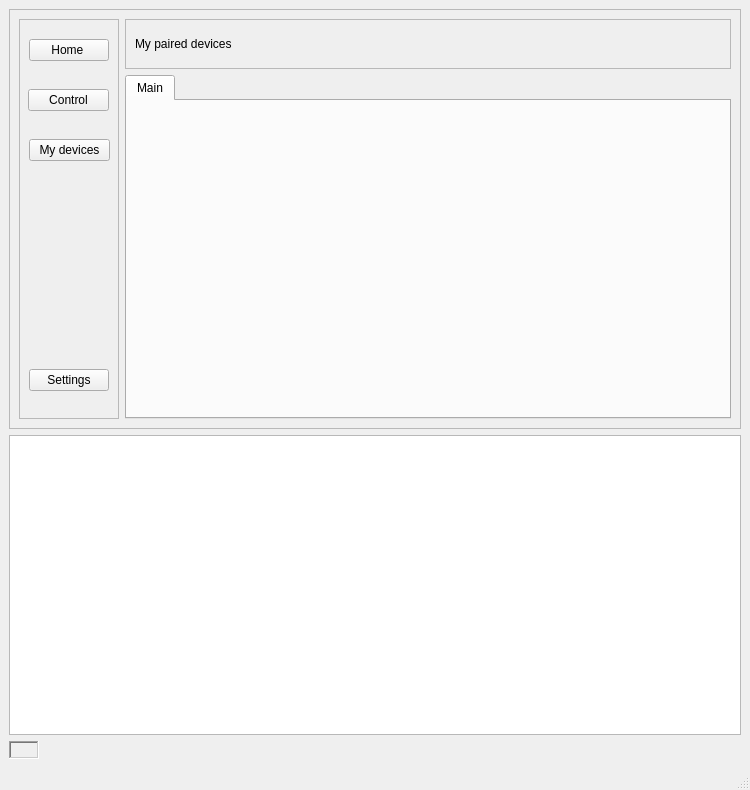
<?xml version="1.0" encoding="UTF-8"?>
<ui version="4.0">
 <class>MainWindow</class>
 <widget class="QMainWindow" name="MainWindow">
  <property name="geometry">
   <rect>
    <x>0</x>
    <y>0</y>
    <width>750</width>
    <height>790</height>
   </rect>
  </property>
  <property name="minimumSize">
   <size>
    <width>750</width>
    <height>790</height>
   </size>
  </property>
  <property name="maximumSize">
   <size>
    <width>750</width>
    <height>790</height>
   </size>
  </property>
  <property name="windowTitle">
   <string>Matter-Controller</string>
  </property>
  <widget class="QWidget" name="centralwidget">
   <layout class="QVBoxLayout" name="verticalLayout">
    <item>
     <widget class="QFrame" name="frame">
      <property name="minimumSize">
       <size>
        <width>0</width>
        <height>400</height>
       </size>
      </property>
      <property name="frameShape">
       <enum>QFrame::StyledPanel</enum>
      </property>
      <property name="frameShadow">
       <enum>QFrame::Raised</enum>
      </property>
      <layout class="QHBoxLayout" name="horizontalLayout">
       <item>
        <widget class="QFrame" name="frame_3">
         <property name="minimumSize">
          <size>
           <width>100</width>
           <height>100</height>
          </size>
         </property>
         <property name="maximumSize">
          <size>
           <width>100</width>
           <height>16777215</height>
          </size>
         </property>
         <property name="frameShape">
          <enum>QFrame::StyledPanel</enum>
         </property>
         <property name="frameShadow">
          <enum>QFrame::Raised</enum>
         </property>
         <widget class="QPushButton" name="Home_btn">
          <property name="geometry">
           <rect>
            <x>10</x>
            <y>20</y>
            <width>80</width>
            <height>22</height>
           </rect>
          </property>
          <property name="text">
           <string>Home </string>
          </property>
         </widget>
         <widget class="QPushButton" name="Control_btn">
          <property name="geometry">
           <rect>
            <x>9</x>
            <y>70</y>
            <width>81</width>
            <height>22</height>
           </rect>
          </property>
          <property name="text">
           <string>Control</string>
          </property>
         </widget>
         <widget class="QPushButton" name="settings_btn">
          <property name="geometry">
           <rect>
            <x>10</x>
            <y>350</y>
            <width>80</width>
            <height>22</height>
           </rect>
          </property>
          <property name="text">
           <string>Settings</string>
          </property>
         </widget>
         <widget class="QPushButton" name="mydevice_btn">
          <property name="geometry">
           <rect>
            <x>10</x>
            <y>120</y>
            <width>81</width>
            <height>22</height>
           </rect>
          </property>
          <property name="text">
           <string>My devices</string>
          </property>
         </widget>
        </widget>
       </item>
       <item>
        <widget class="QFrame" name="frame_4">
         <property name="frameShape">
          <enum>QFrame::NoFrame</enum>
         </property>
         <property name="frameShadow">
          <enum>QFrame::Raised</enum>
         </property>
         <layout class="QVBoxLayout" name="verticalLayout_4">
          <property name="leftMargin">
           <number>0</number>
          </property>
          <property name="topMargin">
           <number>0</number>
          </property>
          <property name="rightMargin">
           <number>0</number>
          </property>
          <property name="bottomMargin">
           <number>0</number>
          </property>
          <item>
           <widget class="QStackedWidget" name="stackedWidget">
            <property name="frameShape">
             <enum>QFrame::NoFrame</enum>
            </property>
            <property name="currentIndex">
             <number>2</number>
            </property>
            <widget class="QWidget" name="Home">
             <layout class="QVBoxLayout" name="verticalLayout_10">
              <property name="leftMargin">
               <number>0</number>
              </property>
              <property name="topMargin">
               <number>0</number>
              </property>
              <property name="rightMargin">
               <number>0</number>
              </property>
              <property name="bottomMargin">
               <number>0</number>
              </property>
              <item>
               <widget class="QFrame" name="frame_5">
                <property name="maximumSize">
                 <size>
                  <width>16777215</width>
                  <height>50</height>
                 </size>
                </property>
                <property name="frameShape">
                 <enum>QFrame::StyledPanel</enum>
                </property>
                <property name="frameShadow">
                 <enum>QFrame::Raised</enum>
                </property>
                <layout class="QVBoxLayout" name="verticalLayout_11">
                 <item>
                  <widget class="QLabel" name="label">
                   <property name="styleSheet">
                    <string notr="true">backround-color green</string>
                   </property>
                   <property name="text">
                    <string>Matter Controller (Using CHIP-TOOL)</string>
                   </property>
                   <property name="alignment">
                    <set>Qt::AlignCenter</set>
                   </property>
                  </widget>
                 </item>
                </layout>
               </widget>
              </item>
              <item>
               <widget class="QFrame" name="frame_10">
                <property name="frameShape">
                 <enum>QFrame::StyledPanel</enum>
                </property>
                <property name="frameShadow">
                 <enum>QFrame::Raised</enum>
                </property>
                <layout class="QVBoxLayout" name="verticalLayout_12">
                 <item>
                  <widget class="QLabel" name="label_3">
                   <property name="text">
                    <string/>
                   </property>
                   <property name="pixmap">
                    <pixmap resource="../resources/resources.qrc">:/images/matter-logo.png</pixmap>
                   </property>
                   <property name="scaledContents">
                    <bool>true</bool>
                   </property>
                  </widget>
                 </item>
                </layout>
               </widget>
              </item>
             </layout>
            </widget>
            <widget class="QWidget" name="Control">
             <layout class="QVBoxLayout" name="verticalLayout_3">
              <property name="leftMargin">
               <number>0</number>
              </property>
              <property name="topMargin">
               <number>0</number>
              </property>
              <property name="rightMargin">
               <number>0</number>
              </property>
              <property name="bottomMargin">
               <number>0</number>
              </property>
              <item>
               <widget class="QFrame" name="frame_6">
                <property name="minimumSize">
                 <size>
                  <width>0</width>
                  <height>50</height>
                 </size>
                </property>
                <property name="maximumSize">
                 <size>
                  <width>16777215</width>
                  <height>50</height>
                 </size>
                </property>
                <property name="frameShape">
                 <enum>QFrame::StyledPanel</enum>
                </property>
                <property name="frameShadow">
                 <enum>QFrame::Raised</enum>
                </property>
                <layout class="QHBoxLayout" name="horizontalLayout_2">
                 <item>
                  <widget class="QLabel" name="label_2">
                   <property name="text">
                    <string>Discover devices</string>
                   </property>
                  </widget>
                 </item>
                 <item>
                  <widget class="QPushButton" name="discover_btn">
                   <property name="minimumSize">
                    <size>
                     <width>30</width>
                     <height>30</height>
                    </size>
                   </property>
                   <property name="maximumSize">
                    <size>
                     <width>100</width>
                     <height>30</height>
                    </size>
                   </property>
                   <property name="text">
                    <string>discover</string>
                   </property>
                  </widget>
                 </item>
                </layout>
               </widget>
              </item>
              <item>
               <widget class="QScrollArea" name="scrollArea">
                <property name="frameShape">
                 <enum>QFrame::NoFrame</enum>
                </property>
                <property name="widgetResizable">
                 <bool>true</bool>
                </property>
                <widget class="QWidget" name="scrollAreaWidgetContents">
                 <property name="geometry">
                  <rect>
                   <x>0</x>
                   <y>0</y>
                   <width>606</width>
                   <height>325</height>
                  </rect>
                 </property>
                 <layout class="QVBoxLayout" name="verticalLayout_5">
                  <property name="spacing">
                   <number>0</number>
                  </property>
                  <property name="leftMargin">
                   <number>0</number>
                  </property>
                  <property name="topMargin">
                   <number>0</number>
                  </property>
                  <property name="rightMargin">
                   <number>0</number>
                  </property>
                  <property name="bottomMargin">
                   <number>0</number>
                  </property>
                  <item>
                   <widget class="QFrame" name="frame_7">
                    <property name="minimumSize">
                     <size>
                      <width>606</width>
                      <height>325</height>
                     </size>
                    </property>
                    <property name="frameShape">
                     <enum>QFrame::StyledPanel</enum>
                    </property>
                    <property name="frameShadow">
                     <enum>QFrame::Raised</enum>
                    </property>
                    <layout class="QGridLayout" name="gridLayout">
                     <property name="leftMargin">
                      <number>9</number>
                     </property>
                    </layout>
                   </widget>
                  </item>
                 </layout>
                </widget>
               </widget>
              </item>
             </layout>
            </widget>
            <widget class="QWidget" name="devices">
             <layout class="QVBoxLayout" name="verticalLayout_7">
              <property name="leftMargin">
               <number>0</number>
              </property>
              <property name="topMargin">
               <number>0</number>
              </property>
              <property name="rightMargin">
               <number>0</number>
              </property>
              <property name="bottomMargin">
               <number>0</number>
              </property>
              <item>
               <widget class="QFrame" name="frame_8">
                <property name="minimumSize">
                 <size>
                  <width>0</width>
                  <height>50</height>
                 </size>
                </property>
                <property name="maximumSize">
                 <size>
                  <width>16777215</width>
                  <height>50</height>
                 </size>
                </property>
                <property name="frameShape">
                 <enum>QFrame::StyledPanel</enum>
                </property>
                <property name="frameShadow">
                 <enum>QFrame::Raised</enum>
                </property>
                <layout class="QVBoxLayout" name="verticalLayout_8">
                 <item>
                  <widget class="QLabel" name="devicesW_label">
                   <property name="text">
                    <string>My paired devices</string>
                   </property>
                  </widget>
                 </item>
                </layout>
               </widget>
              </item>
              <item>
               <widget class="QFrame" name="frame_9">
                <property name="frameShape">
                 <enum>QFrame::NoFrame</enum>
                </property>
                <property name="frameShadow">
                 <enum>QFrame::Raised</enum>
                </property>
                <layout class="QVBoxLayout" name="verticalLayout_6">
                 <property name="spacing">
                  <number>0</number>
                 </property>
                 <property name="leftMargin">
                  <number>0</number>
                 </property>
                 <property name="topMargin">
                  <number>0</number>
                 </property>
                 <property name="rightMargin">
                  <number>0</number>
                 </property>
                 <property name="bottomMargin">
                  <number>0</number>
                 </property>
                 <item>
                  <widget class="QScrollArea" name="scrollArea_2">
                   <property name="minimumSize">
                    <size>
                     <width>606</width>
                     <height>325</height>
                    </size>
                   </property>
                   <property name="frameShape">
                    <enum>QFrame::NoFrame</enum>
                   </property>
                   <property name="widgetResizable">
                    <bool>true</bool>
                   </property>
                   <widget class="QWidget" name="scrollAreaWidgetContents_2">
                    <property name="geometry">
                     <rect>
                      <x>0</x>
                      <y>0</y>
                      <width>606</width>
                      <height>325</height>
                     </rect>
                    </property>
                    <layout class="QVBoxLayout" name="verticalLayout_9">
                     <property name="spacing">
                      <number>0</number>
                     </property>
                     <property name="leftMargin">
                      <number>0</number>
                     </property>
                     <property name="topMargin">
                      <number>0</number>
                     </property>
                     <property name="rightMargin">
                      <number>0</number>
                     </property>
                     <property name="bottomMargin">
                      <number>0</number>
                     </property>
                     <item>
                      <widget class="QTabWidget" name="tabWidget">
                       <property name="minimumSize">
                        <size>
                         <width>606</width>
                         <height>325</height>
                        </size>
                       </property>
                       <property name="currentIndex">
                        <number>0</number>
                       </property>
                       <widget class="QWidget" name="main_tab">
                        <attribute name="title">
                         <string>Main</string>
                        </attribute>
                        <layout class="QGridLayout" name="gridLayout_2"/>
                       </widget>
                      </widget>
                     </item>
                    </layout>
                   </widget>
                  </widget>
                 </item>
                </layout>
               </widget>
              </item>
             </layout>
            </widget>
           </widget>
          </item>
         </layout>
        </widget>
       </item>
      </layout>
     </widget>
    </item>
    <item>
     <widget class="QFrame" name="frame_2">
      <property name="maximumSize">
       <size>
        <width>870</width>
        <height>300</height>
       </size>
      </property>
      <property name="frameShape">
       <enum>QFrame::NoFrame</enum>
      </property>
      <property name="frameShadow">
       <enum>QFrame::Raised</enum>
      </property>
      <layout class="QVBoxLayout" name="verticalLayout_2">
       <property name="spacing">
        <number>0</number>
       </property>
       <property name="leftMargin">
        <number>0</number>
       </property>
       <property name="topMargin">
        <number>0</number>
       </property>
       <property name="rightMargin">
        <number>0</number>
       </property>
       <property name="bottomMargin">
        <number>0</number>
       </property>
       <item>
        <widget class="QTextBrowser" name="textBrowser">
         <property name="minimumSize">
          <size>
           <width>0</width>
           <height>300</height>
          </size>
         </property>
         <property name="maximumSize">
          <size>
           <width>16777215</width>
           <height>300</height>
          </size>
         </property>
        </widget>
       </item>
      </layout>
     </widget>
    </item>
    <item>
     <widget class="QLabel" name="label_gif">
      <property name="maximumSize">
       <size>
        <width>30</width>
        <height>30</height>
       </size>
      </property>
      <property name="frameShape">
       <enum>QFrame::WinPanel</enum>
      </property>
      <property name="frameShadow">
       <enum>QFrame::Sunken</enum>
      </property>
      <property name="text">
       <string/>
      </property>
      <property name="alignment">
       <set>Qt::AlignCenter</set>
      </property>
     </widget>
    </item>
   </layout>
  </widget>
  <widget class="QMenuBar" name="menubar">
   <property name="geometry">
    <rect>
     <x>0</x>
     <y>0</y>
     <width>750</width>
     <height>19</height>
    </rect>
   </property>
  </widget>
  <widget class="QStatusBar" name="statusbar"/>
 </widget>
 <resources>
  <include location="../resources/resources.qrc"/>
 </resources>
 <connections/>
</ui>
